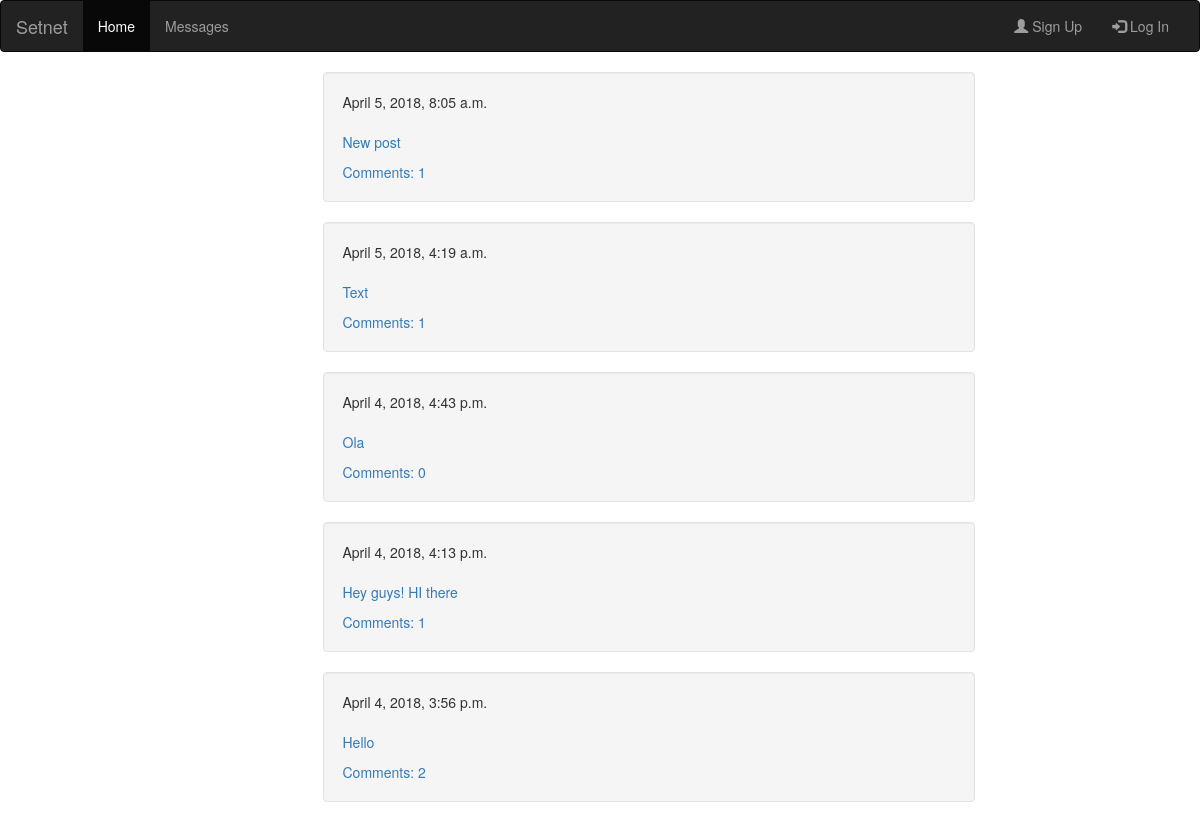
The app's page /, older data.
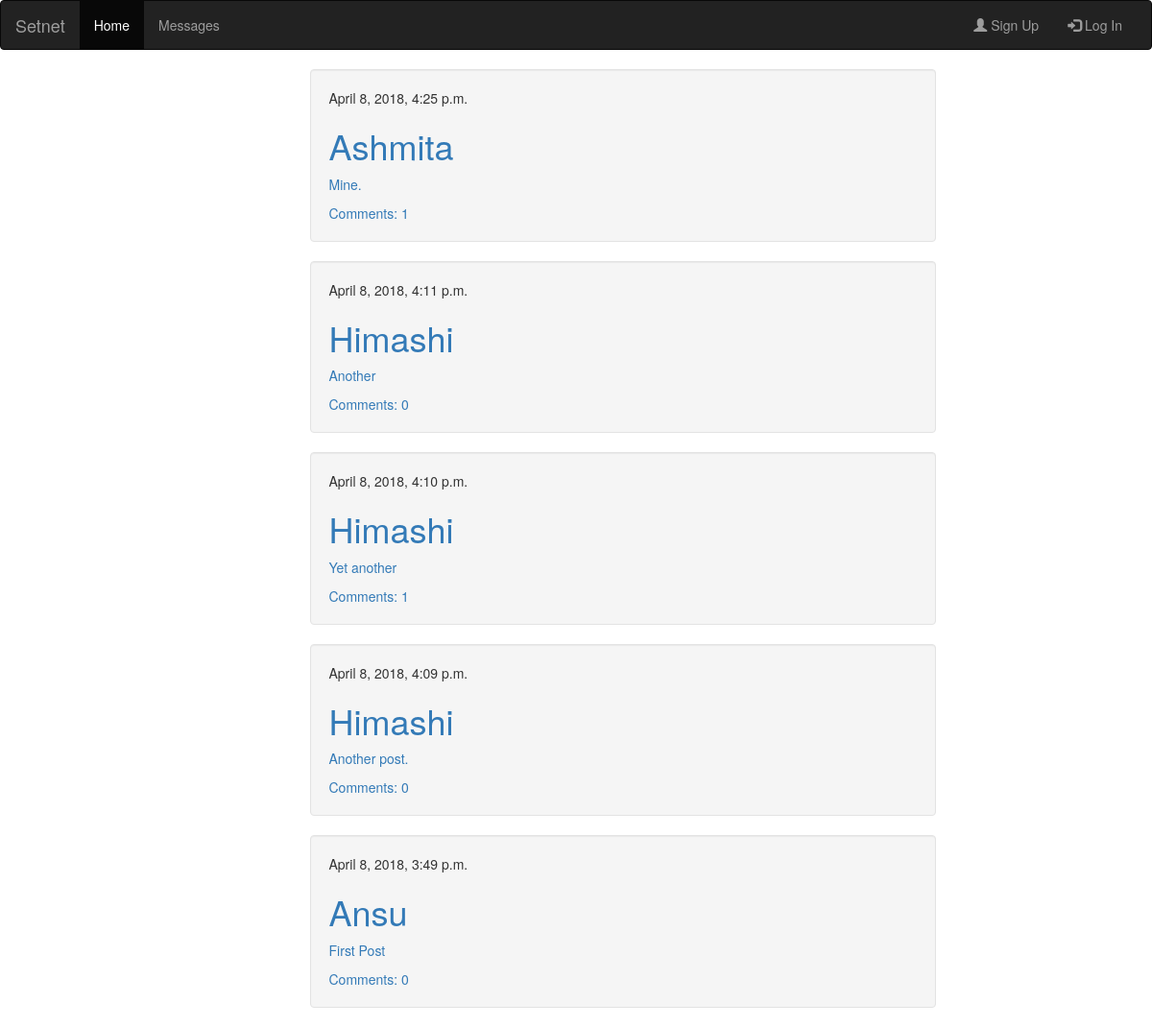
The same page, newer data.
### upost/models.py (models this page shows, shortened)
class Post(models.Model):
    user = models.ForeignKey('auth.User', on_delete=models.CASCADE)
    text = models.TextField()
    created = models.DateTimeField(auto_now_add=True)
    modified = models.DateTimeField(auto_now=True)

### upost/views.py (the view)
# urls.py: path('', views.post_list, name='post_list'),
def post_list(request):
    posts = Post.objects.order_by('-created')   #To fetch data in reverse order of created
    return render(request, 'upost/post_list.html', {'posts': posts})

### upost/templates/upost/post_list.html
{% extends 'upost/base.html' %}
{% block content %}
    {% for post in posts %}
    <div class="row">
        <div class="col-sm-12">
            <div class="well">
                <div class="post">
                    <div class="date">
                        {{ post.created }}
                    </div>
                    <h1><a href="{% url 'profile' pk=post.user.pk %}">{{ post.user.first_name }}</a></h1>
                    <p><a href="{% url 'post_detail' pk=post.pk %}">{{ post.text|linebreaksbr }}</a></p>
                    <a href="{% url 'post_detail' pk=post.pk %}">Comments: {{ post.comments.count }}</a>
                </div>
            </div>
        </div>
    </div>
    {% endfor %}
{% endblock %}

### upost/templates/upost/base.html (shortened to what this page needs)
{% load staticfiles %}
<html>
    <head>
		<link rel="stylesheet" href="https://maxcdn.bootstrapcdn.com/bootstrap/3.3.7/css/bootstrap.min.css">
    </head>
    <body>
    	<nav class="navbar navbar-inverse">
		  <div class="container-fluid">
		    <div class="navbar-header">
		      <a class="navbar-brand" href="/">Setnet</a>
		    </div>
		    <div class="collapse navbar-collapse" id="myNavbar">
		      <ul class="nav navbar-nav">
		        <li class="active"><a href="/">Home</a></li>
		        <li><a href="/">Messages</a></li>
		      </ul>
		      <ul class="nav navbar-nav navbar-right">
		      	{% if user.is_authenticated %}
		      	  <li><a href="{% url 'profile' %}">Hello {{ user.username }}</a></li>
		      	  <li><a href="{% url 'post_new' %}" class="top-menu"><span class="glyphicon glyphicon-plus"></span>Add post</a></li>
			      <li><a href="{% url 'logout' %}"><span class="glyphicon glyphicon-log-out"></span> Log out</a></li>
		      	{% else %}
		          <li><a href="{% url 'register' %}"><span class="glyphicon glyphicon-user"></span> Sign Up</a></li>
		          <li><a href="{% url 'login' %}"><span class="glyphicon glyphicon-log-in"></span> Log In</a></li>
		        {% endif %}
		      </ul>
		    </div>
		  </div>
		</nav>
		<div class="container">
		  <div class="row">
		    <div class="col-sm-offset-3 col-sm-7">
            {% block content %}
            {% endblock %}
		  </div>
		</div>
	  </div>
	</body>
</html>

Row changes from the older to the newer data that the page shows:
removed Post: created "April 5, 2018, 8:05 a.m.", text "New post", comments.count "1"
removed Post: created "April 5, 2018, 4:19 a.m.", text "Text", comments.count "1"
removed Post: created "April 4, 2018, 4:43 p.m.", text "Ola", comments.count "0"
removed Post: created "April 4, 2018, 4:13 p.m.", text "Hey guys! HI there", comments.count "1"
removed Post: created "April 4, 2018, 3:56 p.m.", text "Hello", comments.count "2"
added Post: created "April 8, 2018, 4:25 p.m.", user.first_name "Ashmita", text "Mine.", comments.count "1"
added Post: created "April 8, 2018, 4:11 p.m.", user.first_name "Himashi", text "Another", comments.count "0"
added Post: created "April 8, 2018, 4:10 p.m.", user.first_name "Himashi", text "Yet another", comments.count "1"
added Post: created "April 8, 2018, 4:09 p.m.", user.first_name "Himashi", text "Another post.", comments.count "0"
added Post: created "April 8, 2018, 3:49 p.m.", user.first_name "Ansu", text "First Post", comments.count "0"
